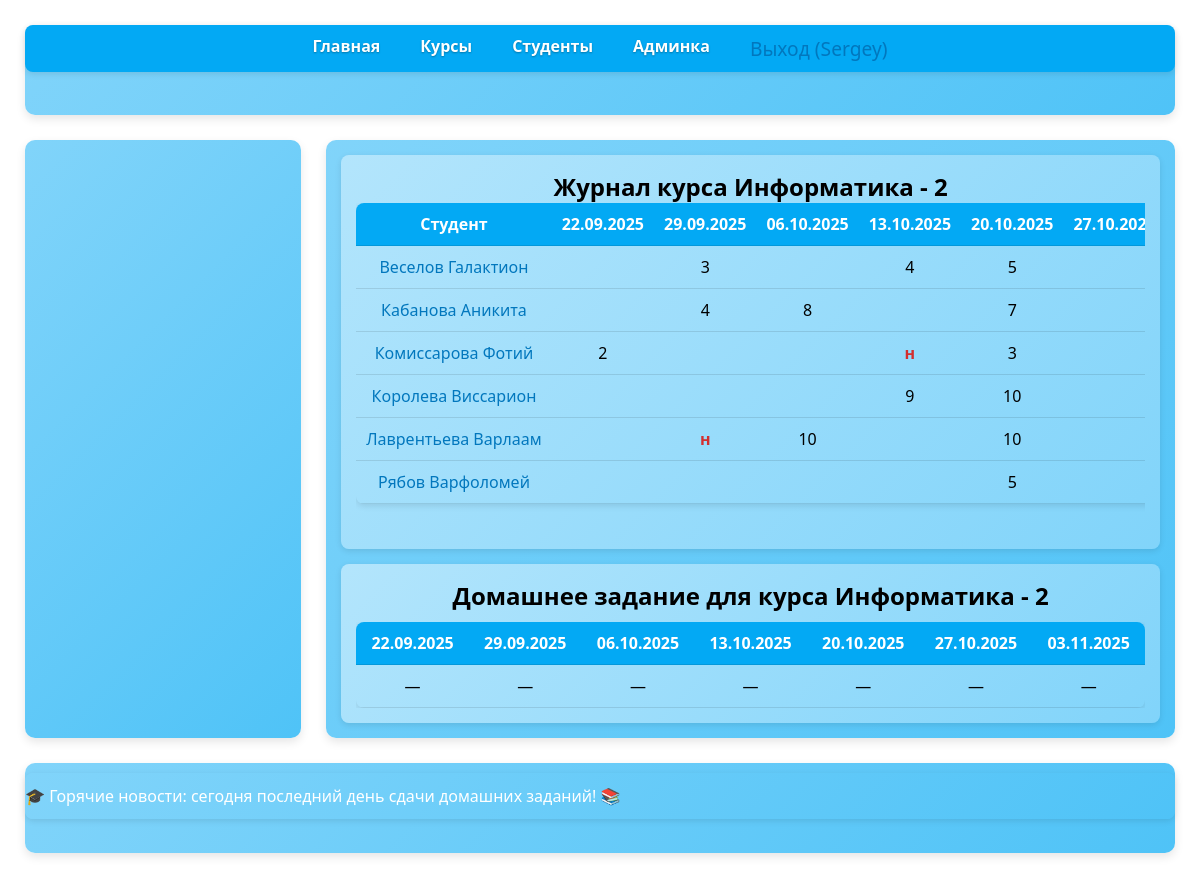
Screenshot of /courses/34/journal/ (signed in) with the database file from the repository.
### main/models.py (models this page shows, shortened)
class Course(models.Model):
    academic_sub = [
        ('физ','Физика'),
        ('инф','Информатика'),
        ('хим','Химия'),
        ('мат','Математика'),
    ]
    week_days = [
        ('mon', 'Понедельник'),
        ('tue', 'Вторник'),
        ('wed', 'Среда'),
        ('thu', 'Четверг'),
        ('fri', 'Пятница'),
        ('sat', 'Суббота'),
    ]
    name = models.CharField(choices=academic_sub,
                            max_length=20,
                            verbose_name="Курс")
    course_num = models.SmallIntegerField(
                    default=1,
                    verbose_name="Номер курса",
                    validators=[MinValueValidator(1), MaxValueValidator(100)])
    start_date = models.DateField(verbose_name = 'Начало курса', null=True)
    end_date = models.DateField(verbose_name = 'Окончание курса', null=True)
    days_of_week = models.JSONField(default=list,
                                    blank=True,
                                    verbose_name="Дни недели")
    description = models.TextField(blank=True, verbose_name="Описание")
    class Meta:
        unique_together = [['name', 'course_num']]
        verbose_name = "Курс"
        verbose_name_plural = "Курсы"
        ordering = ['name', 'course_num']

class Student(models.Model):
    name = models.CharField(max_length=30,
                            verbose_name="Имя",
                            null=False,
                            blank=False,
                            )
    surname = models.CharField(max_length=30,
                               verbose_name='Фамилия')
    age = models.SmallIntegerField(null=True,
                                   blank=True,
                                   verbose_name="Возраст",
                                   validators=[MinValueValidator(18),
                                               MaxValueValidator(99)])
    sex = models.CharField(
                        max_length=10,
                        choices=[('m', "Мужчина"),('f', "Женщина")],
                        verbose_name="Пол"
    )
    active = models.BooleanField(verbose_name='Активный',
                                 null=True, blank=True)
    course = models.ManyToManyField(
                to='Course',
                blank=True,
                verbose_name="Посещаемые курсы", related_name="students")
    photo = models.ImageField(upload_to='student_photo/',
                              blank=True,
                              null= True,
                              verbose_name='Фото')
    class Meta:
        verbose_name = "Студент"
        verbose_name_plural = "Студенты"
        indexes = [models.Index(fields=['surname'])]
        unique_together = [['name', 'surname']]
        ordering = ["surname"]

### main/views.py (the view)
# urls.py: path('courses/<int:course_id>/journal/', views.course_journal, name='course_journal'),
@login_required(login_url='/login/')
@teacher_required
def course_journal(request, course_id):
    course = get_object_or_404(Course, id = course_id)
    students = course.students.all()
    grades = Grade.objects.filter(course=course).select_related('person')
    dates =  get_leeson_dates(course)
    if not dates:
        dates = sorted(set(grade.date for grade in grades if grade.date))
    journal = defaultdict(dict)
    homework_on_date = {}
    for grade in grades:
        if grade.date:
            journal[grade.person.id][grade.date] = grade.grade
            if grade.date not in homework_on_date and grade.homework:
                homework_on_date[grade.date] = grade.homework
    context = {
        'course': course,
        'students': students,
        'dates': dates,
        'journal': journal,
        'homework_on_date': homework_on_date
    }
    return render(request, 'main/course_journal.html', context)

### main/templatetags/journal_tags.py (called while the page is built)
@register.filter
def get_item(dictionary, key):
    if dictionary:
        return dictionary.get(key)
    return None

### main/views.py (called while the page is built)
def get_leeson_dates(course):
    if not course.start_date or not course.end_date:
        return[]
    day_code = {
        'mon': 0,
        'tue': 1,
        'wed': 2,
        'thu': 3,
        'fri': 4,
        'sat': 5,
    }
    selected_day = [day_code[day] for day in course.days_of_week if day in day_code]
    if not selected_day:
        return[]
    dates = []
    current = course.start_date
    delta = timedelta(days=1)
    while current <= course.end_date:
        if current.weekday() in selected_day:
            dates.append(current)
        current += delta
    return dates

### main/templates/main/course_journal.html (shortened to what this page needs)
{% extends 'base.html' %}
{% load journal_tags %}
{% block content1_head %}
<h1>Журнал курса {{ course.get_name_display }} - {{ course.course_num }}</h1>
{% endblock %}
{% block content1 %}
<div class="container_tab">
<table class="journal-table grades-table">
    <thead>
        <tr>
            <th>Студент</th>
            {% for date in dates %}
                <th>{{ date|date:"d.m.Y" }}</th>
            {% endfor %}
        </tr>
    </thead>
    <tbody>
        {% for student in students %}
        <tr>
            <td>
                <a href="{% url 'student_detail' student.id %}">
                    {{ student.surname }} {{ student.name }}
                </a>
            </td>
            {% for date in dates %}
            <td data-student="{{ student.id }}"
                data-date="{{ date|date:'Y-m-d' }}"
                data-name="{{ student.surname }} {{ student.name }}"
                onclick="openGradeModal(this)"
                style="cursor: pointer;">
                {% with student_grades=journal|get_item:student.id %}
                    {% if student_grades %}
                        {% with grade_val=student_grades|get_item:date %}
                            {% if grade_val is not None %}
                                {% if grade_val == 0 %}
                                    <span style="color: #d32f2f; font-weight: bold;">н</span>
                                {% else %}
                                    {{ grade_val }}
                                {% endif %}
                            {% endif %}
                        {% endwith %}
                    {% endif %}
                {% endwith %}
            </td>
            {% endfor %}
        </tr>
        {% endfor %}
    </tbody>
</table>
</div>
{% endblock %}
{% block content2_head %}
    <h2>Домашнее задание для курса {{ course.get_name_display }} - {{ course.course_num }}</h2>
{% endblock %}
{% block content2 %}
<div class="container_tab">
<table class="journal-table homework-table">
    <thead>
        <tr>
            {% for date in dates %}
                <th>{{ date|date:"d.m.Y" }}</th>
            {% endfor %}
        </tr>
    </thead>
    <tbody>
        <tr>
            {% for date in dates %}
                <td>
                    {% with homework=homework_by_date|get_item:date %}
                        {% if homework %}
                            {{ homework|truncatechars:50 }}
                        {% else %}
                            —
                        {% endif %}
                    {% endwith %}
                </td>
            {% endfor %}
        </tr>
    </tbody>
</table>
</div>
{% endblock %}

### templates/base.html (shortened to what this page needs)
{% load static %}
<!DOCTYPE html>
<html lang="en">
<head>
    <link rel="stylesheet" href="{% static 'css/main.css' %}">
</head>
<body>
    <header>
        <nav>
            <ul class="main-menu">
                {% block main_menu %}
                    <li><a href="{% url 'index' %}">Главная</a></li>
                    <li><a href="{% url 'courses' %}">Курсы</a></li>
                    <li><a href="{% url 'students' %}">Студенты</a></li>
                    {% if user.is_authenticated %}
                        {% if user.is_staff %}
                            <li><a href="/admin/">Админка</a></li>
                        {% endif %}
                        <li>
                            <form action="{% url 'logout' %}" method="post" style="display:inline;">
                                <button type="submit" class="logout-button">Выход ({{ user.username }})</button>
                            </form>
                        </li>
                    {% else %}
                        <li><a href="{% url 'login' %}">Вход</a></li>
                        <li><a href="{% url 'register' %}">Регистрация</a></li>
                    {% endif %}
                {% endblock %}
            </ul>
        </nav>
    </header>
    <main>
        <section class="info">
            {% block content1_head %}
            {% endblock %}
            {% block content1 %}
            {% endblock %}
        </section>
        <section class="content">
            {% block content2_head %}
            {% endblock %}
            {% block content2 %}
            {% endblock %}
    </section>
    </main>
    <aside>
    </aside>
    <footer class="info">
        <div class ="marq_container">
            <div class="marq_content">
                <span>🎓 Горячие новости: сегодня последний день сдачи домашних заданий! 📚</span>
            </div>
        </div>
    </footer>
</body>
</html>

### static/css/main.css (style rules this page uses)
* { box-sizing: border-box; margin: 0; padding: 0; }
body { min-height: 100vh; margin: 0 auto; padding: 20px; background-color: #ffffff; width: 100%; max-width: 1200px; display: grid; grid-template-columns: 1fr 3fr; grid-template-rows: 100px 1fr 100px; gap: 15px; font-family: 'Segoe UI', Tahoma, Geneva, Verdana, sans-serif; color: #000000; }
a { text-decoration: none; color: #0277bd; font-weight: 500; transition: color 0.3s ease; }
.main-menu { margin: 0; padding: 0; display: flex; justify-content: center; list-style: none; background-color: #03a9f4; border-radius: 8px; overflow: hidden; box-shadow: 0 2px 6px rgba(0,0,0,0.1); }
.main-menu > li { padding: 10px 20px; transition: background-color 0.3s ease; }
.main-menu > li a { color: #ffffff; font-weight: 600; text-shadow: 0 1px 2px rgba(0,0,0,0.3); }
header, main, aside, footer { border-radius: 10px; margin: 5px; background: linear-gradient(135deg, #81d4fa, #4fc3f7); box-shadow: 0 4px 10px rgba(0,0,0,0.1); transition: all 0.3s ease; }
header, footer { grid-column: 1/3; }
main { grid-column: 2/3; display: grid; gap: 15px; padding: 15px; }
aside { grid-row: 2/3; grid-column: 1/2; padding: 25px; }
section { position: relative; padding: 15px; border-radius: 8px; background: linear-gradient(135deg, #b3e5fc, #81d4fa); display: grid; justify-items: center; align-content: center; box-shadow: 0 2px 6px rgba(0,0,0,0.1); min-width: 0; }
h2 { text-align: center; font-weight: 600; margin-bottom: 10px; }
.container_tab { width: 100%; max-height: 450px; overflow-x: auto; overflow-y: auto; -webkit-overflow-scrolling: touch; margin: 0 auto; }
.container_tab table { min-width: 100%; border-collapse: collapse; white-space: nowrap; }
table { width: 100%; border-collapse: collapse; margin: auto; border-radius: 8px; overflow: hidden; box-shadow: 0 2px 6px rgba(0,0,0,0.1); }
th, td { padding: 10px; text-align: center; border-bottom: 1px solid rgba(0,0,0,0.1); }
th { background-color: #03a9f4; color: #ffffff; }
.journal-table { width: 100%; border-collapse: collapse; }
.grades-table { margin-bottom: 30px; }
.logout-button { background: none; border: none; color: #0277bd; font-weight: 500; font-size: 1.2rem; cursor: pointer; padding: 0; font-family: inherit; transition: color 0.3s ease; }
.marq_container { width: 100%; overflow: hidden; background: linear-gradient(135deg, #81d4fa, #4fc3f7); color: #ffffff; border-radius: 8px; box-shadow: 0 2px 6px rgba(0,0,0,0.1); white-space: nowrap; margin: 10px 0; }
.marq_content { display: inline-block; padding: 12px 0; font-weight: 500; animation: scroll-left 8s linear infinite; }

### rows the page displays
Course: name "Информатика", course_num "2"
Student: surname "Веселов", name "Галактион", dates "3" "4" "5"
Student: surname "Кабанова", name "Аникита", dates "4" "8" "7"
Student: surname "Комиссарова", name "Фотий", dates "2" "3"
Student: surname "Королева", name "Виссарион", dates "9" "10"
Student: surname "Лаврентьева", name "Варлаам", dates "10" "10"
Student: surname "Рябов", name "Варфоломей", dates "5"

### other values shown
{{ user.username }} "Sergey"
{{ date|date:"d.m.Y" }} "22.09.2025" "29.09.2025" "06.10.2025" "13.10.2025" "20.10.2025"
{{ date|date:"d.m.Y" }} "22.09.2025" "29.09.2025" "06.10.2025" "13.10.2025" "20.10.2025" "27.10.2025" "03.11.2025"
